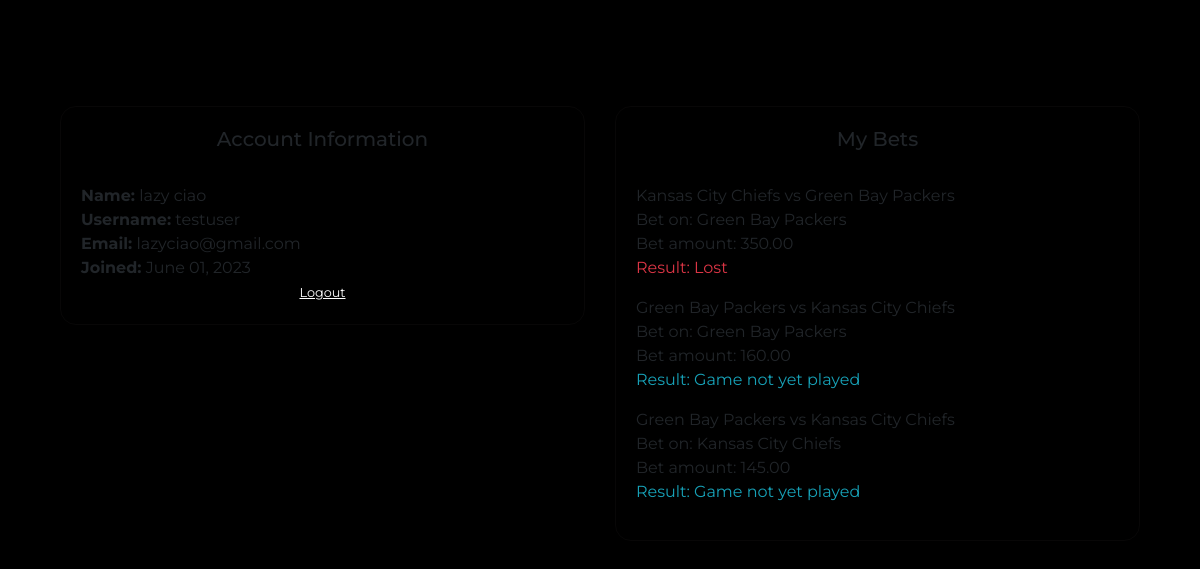
Page /profile/ (signed in) on the committed database.
### games/models.py (models this page shows, shortened)
class Bet(models.Model):
    user = models.ForeignKey(User, on_delete=models.CASCADE)
    game = models.ForeignKey(Game, on_delete=models.CASCADE)
    team = models.ForeignKey(Team, on_delete=models.CASCADE, null=True, blank=True, default=None)
    bet_amount = models.DecimalField(max_digits=8, decimal_places=2)
    result = models.BooleanField(null=True, blank=True)

class Game(models.Model):
    home_team = models.ForeignKey(Team, related_name='home_team', on_delete=models.CASCADE)
    away_team = models.ForeignKey(Team, related_name='away_team', on_delete=models.CASCADE)
    score = models.CharField(max_length=10, blank=True, null=True)
    commentary = models.TextField(blank=True, null=True)
    weather = models.CharField(max_length=100, blank=True, null=True)
    home_team_odds = models.DecimalField(max_digits=5, decimal_places=2, null=True)
    away_team_odds = models.DecimalField(max_digits=5, decimal_places=2, null=True)
    duration = models.DurationField(default=timedelta(hours=1))
    datetime = models.DateTimeField(default=None, null=True)
    datetime_end = models.DateTimeField(blank=True, null=True)

class Team(models.Model):
    name = models.CharField(max_length=100)
    image = models.ImageField(upload_to='team_images/', blank=True, null=True)
    def __str__(self):
        return self.name

### users/views.py (the view)
# urls.py: path('profile/', user_views.profile, name='profile'),
@login_required
def profile(request):
    current_datetime = timezone.now()
    user_bets = Bet.objects.filter(user=request.user).annotate(
        bet_result=F('result'),
        doubled_bet_amount=F('bet_amount') * 2
    )
    context = {
        'user_bets': user_bets,
        'current_datetime': current_datetime,
    }
    return render(request, 'users/profile.html', context)

### users/templates/users/profile.html (shortened to what this page needs)
{% extends 'superapp/base.html' %}
{% load crispy_forms_tags %}
{% block content %}
    <div class="container">
        <div class="row">
            <div class="col-md-6">
                <div class="card mb-4">
                    <div class="card-body text-center">
                        <h5 class="card-title">Account Information</h5>
                        <hr>
                        <div class="text-left">
                            <strong>Name:</strong> {{ user.first_name }} {{ user.last_name }}<br>
                            <strong>Username:</strong> {{ user.username }}<br>
                            <strong>Email:</strong> {{ user.email }}<br>
                            <strong>Joined:</strong> {{ user.date_joined|date:"F d, Y" }}<br>
                        </div>
                        <small class="text-center">
                            <a href="{% url 'logout' %}" class="link-unstyled">Logout</a>
                        </small>
                    </div>
                </div>
            </div>
            <div class="col-md-6">
                <div class="card">
                    <div class="card-body">
                        <h5 class="card-title text-center">My Bets</h5>
                        <hr>
                        {% if user_bets %}
                            {% for bet in user_bets %}
                                <p>
                                    <span>{{ bet.game.home_team }} vs {{ bet.game.away_team }}</span><br>
                                    <span>Bet on: {{ bet.team.name }}</span><br>
                                    <span>Bet amount: {{ bet.bet_amount }}</span><br>
                                    {% if bet.game.score %}
                                        {% if bet.result is not None %}
                                            {% if bet.result %}
                                                <span class="text-success">Result: Won</span><br>
                                            {% else %}
                                                <span class="text-danger">Result: Lost</span><br>
                                            {% endif %}
                                        {% else %}
                                            <span class="text-info">Result: Game played, result pending</span><br>
                                        {% endif %}
                                    {% else %}
                                        <span class="text-info">Result: Game not yet played</span><br>
                                    {% endif %}
                                </p>
                            {% endfor %}
                        {% else %}
                            <p>No bets placed</p>
                        {% endif %}
                    </div>
                </div>
            </div>
        </div>
    </div>
{% endblock content %}

### superapp/templates/superapp/base.html (style rules this page uses)
html * { font-family: 'Montserrat', sans-serif; }
body, html { height: 100%; background-color: #000000; background-image: url("https://i.imgur.com/8wvbW2t.jpeg"); background-repeat: no-repeat; background-size: cover; background-position: center; background-attachment: fixed; }

### users/templates/users/profile.html (style rules this page uses)
.container { margin-top: 50px; }
.link-unstyled { color: white; text-decoration: none; text-decoration: underline; }
.card { background: rgba(43, 41, 41, 0); border-radius: 16px; box-shadow: 0 4px 30px rgba(0, 0, 0, 0.1); backdrop-filter: blur(4.6px); -webkit-backdrop-filter: blur(4.6px); border: 1px solid rgba(43, 41, 41, 0.19); }

### rows in the picture
Bet: game.home_team "Kansas City Chiefs", game.away_team "Green Bay Packers", team.name "Green Bay Packers", bet_amount "350.00", result "Result: Lost"
Bet: game.home_team "Green Bay Packers", game.away_team "Kansas City Chiefs", team.name "Green Bay Packers", bet_amount "160.00", shows "Result: Game not yet played"
Bet: game.home_team "Green Bay Packers", game.away_team "Kansas City Chiefs", team.name "Kansas City Chiefs", bet_amount "145.00", shows "Result: Game not yet played"

### other values in the picture
{{ user.first_name }} "lazy"
{{ user.last_name }} "ciao"
{{ user.username }} "testuser"
{{ user.email }} "lazyciao@gmail.com"
{{ user.date_joined|date:"F d, Y" }} "June 01, 2023"
